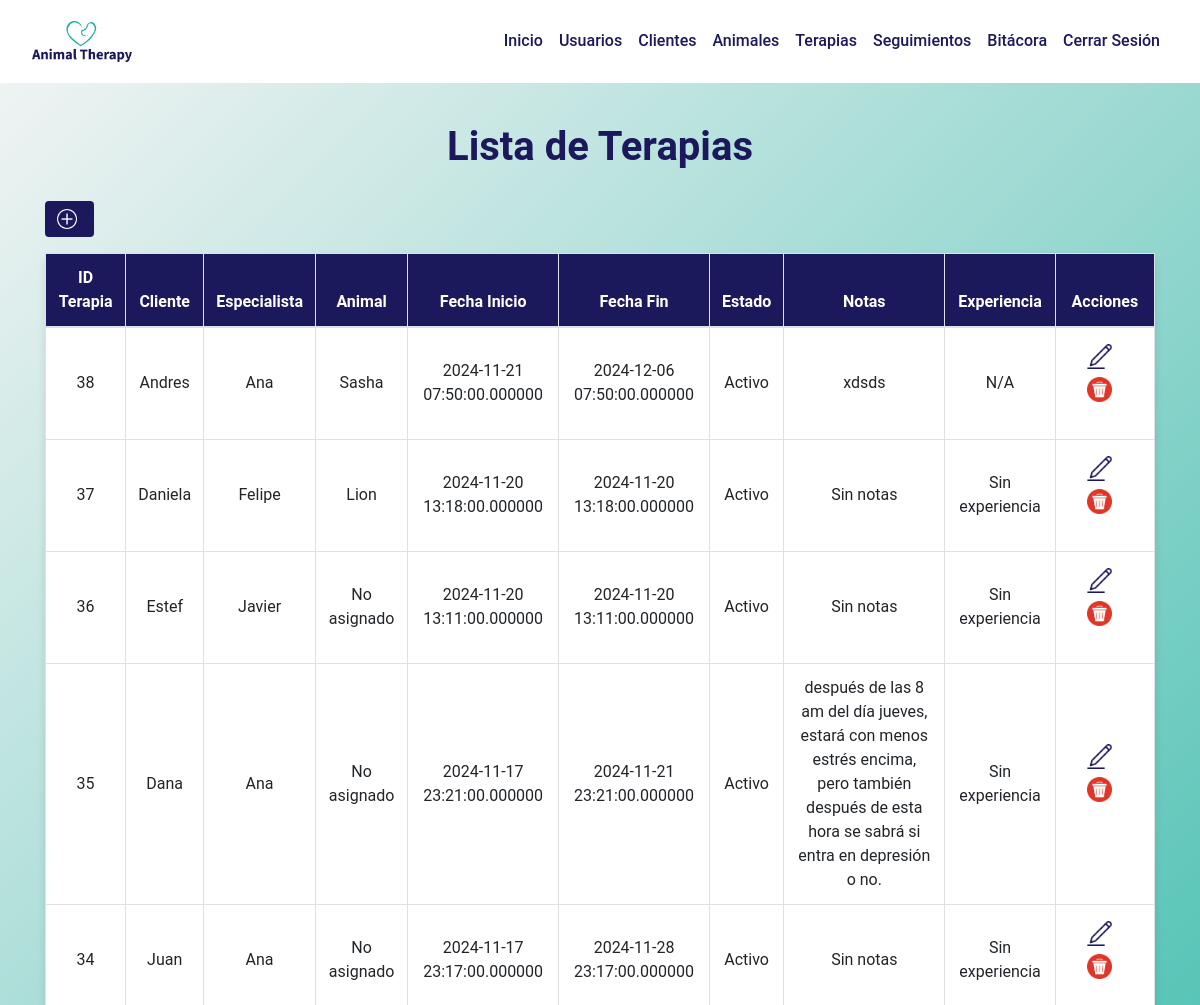
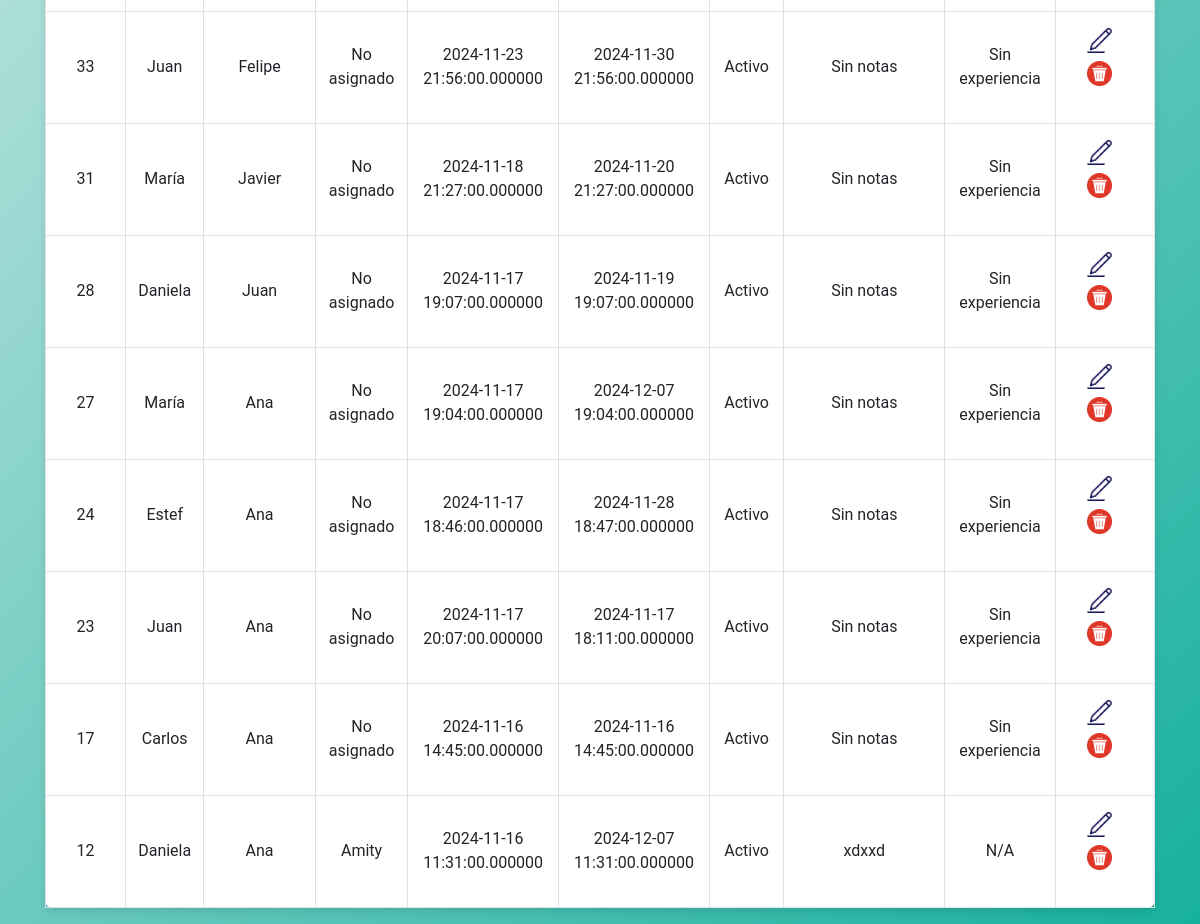
The app's page /panel_admin/secciones/terapia/terapia.php (signed in) with its own data (2 pictures, top to bottom).
### tables this page shows
CREATE TABLE `terapia` (
  `idTerapia` int NOT NULL AUTO_INCREMENT,
  `Cliente_cliente_id` int NOT NULL,
  `Especialista_especialista_id` int NOT NULL,
  `Animal_animal_id` int DEFAULT NULL,
  `fecha_inicio` datetime(6) DEFAULT NULL,
  `fecha_fin` datetime(6) DEFAULT NULL,
  `estado` varchar(255) DEFAULT NULL,
  `notas` varchar(255) DEFAULT 'Sin notas',
  `experiencia` varchar(255) DEFAULT 'Sin experiencia',
  PRIMARY KEY (`idTerapia`),
  KEY `fk_Terapia_Cliente1_idx` (`Cliente_cliente_id`),
  KEY `fk_Terapia_Animal1_idx` (`Animal_animal_id`),
  KEY `fk_Terapia_Especialista1_idx` (`Especialista_especialista_id`),
  CONSTRAINT `fk_Terapia_Animal1` FOREIGN KEY (`Animal_animal_id`) REFERENCES `animal` (`animal_id`) ON DELETE CASCADE ON UPDATE CASCADE,
  CONSTRAINT `fk_Terapia_Cliente1` FOREIGN KEY (`Cliente_cliente_id`) REFERENCES `cliente` (`cliente_id`) ON DELETE CASCADE ON UPDATE CASCADE,
  CONSTRAINT `fk_Terapia_Especialista1` FOREIGN KEY (`Especialista_especialista_id`) REFERENCES `especialista` (`especialista_id`) ON DELETE CASCADE ON UPDATE CASCADE
);

### panel_admin/secciones/terapia/terapia.php (the view, shortened to what this page needs)
<?php
include('../../conexion.php');
$query_terapias = "
    SELECT t.idTerapia, t.fecha_inicio, t.fecha_fin, t.estado, t.notas, t.experiencia,
           COALESCE(c.nombre, 'No asignado') AS nombre_cliente,
           COALESCE(e.nombre, 'No asignado') AS nombre_especialista,
           COALESCE(a.nombre, 'No asignado') AS nombre_animal
    FROM terapia t
    LEFT JOIN cliente cl ON t.Cliente_cliente_id = cl.cliente_id
    LEFT JOIN user c ON cl.User_usuario_id = c.usuario_id
    LEFT JOIN especialista es ON t.Especialista_especialista_id = es.especialista_id
    LEFT JOIN user e ON es.User_usuario_id = e.usuario_id
    LEFT JOIN animal a ON t.Animal_animal_id = a.animal_id
    ORDER BY t.idTerapia DESC
";
$result_terapias = mysqli_query($con, $query_terapias);
?>
<!DOCTYPE html>
<html lang="es">
<head>
    <link rel="stylesheet" href="https://maxcdn.bootstrapcdn.com/bootstrap/4.5.2/css/bootstrap.min.css">
</head>
<body>
    <nav class="navbar navbar-expand-lg navbar-light">
        <a class="navbar-brand" href="../../index1.php">
            <img src="logoat.jpg" alt="Logo">
        </a>
        <div class="collapse navbar-collapse" id="navbarNav">
            <ul class="navbar-nav ml-auto">
                <li class="nav-item"><a class="nav-link" href="../../index1.php">Inicio</a></li>
                <li class="nav-item"><a class="nav-link" href="../../secciones/user/user.php">Usuarios</a></li>
                <li class="nav-item"><a class="nav-link" href="../../secciones/cliente/cliente.php">Clientes</a></li>
                <li class="nav-item"><a class="nav-link" href="../../secciones/animal/animal.php">Animales</a></li>
                <li class="nav-item"><a class="nav-link" href="../../secciones/terapia/terapia.php">Terapias</a></li>
                <li class="nav-item"><a class="nav-link" href="../../secciones/seguimiento/seguimiento.php">Seguimientos</a></li>
                <li class="nav-item"><a class="nav-link" href="../../secciones/bitacora/bitacora.php">Bitácora</a></li>
                <li class="nav-item"><a class="nav-link" href="../../logout.php">Cerrar Sesión</a></li>
            </ul>
        </div>
    </nav>
    <div class="container">
        <h1>Lista de Terapias</h1>
        <a href="createTerapia.php" class="btn btn-primary mb-3">
            <img src="agregaruser.png" alt="" style="width: 20px; margin-right: 5px;">
        </a>
        <table class="table table-bordered">
            <thead>
                <tr>
                    <th>ID Terapia</th>
                    <th>Cliente</th>
                    <th>Especialista</th>
                    <th>Animal</th>
                    <th>Fecha Inicio</th>
                    <th>Fecha Fin</th>
                    <th>Estado</th>
                    <th>Notas</th>
                    <th>Experiencia</th>
                    <th>Acciones</th>
                </tr>
            </thead>
            <tbody>
                <?php while ($row = mysqli_fetch_assoc($result_terapias)): ?>
                    <tr>
                        <td><?php echo $row['idTerapia']; ?></td>
                        <td><?php echo $row['nombre_cliente']; ?></td>
                        <td><?php echo $row['nombre_especialista']; ?></td>
                        <td><?php echo $row['nombre_animal']; ?></td>
                        <td><?php echo $row['fecha_inicio']; ?></td>
                        <td><?php echo $row['fecha_fin']; ?></td>
                        <td><?php echo ucfirst($row['estado']); ?></td>
                        <td><?php echo $row['notas'] ?: 'N/A'; ?></td>
                        <td><?php echo $row['experiencia'] ?: 'N/A'; ?></td>
                        <td>
                            <a href="updateTerapia.php?id=<?php echo $row['idTerapia']; ?>" class="btn btn-warning btn-sm">
                                <img src="editar.png" alt="" class="icono-btn">
                            </a>
                            <form method="post" style="display:inline;">
                                <button type="submit" class="btn btn-danger btn-sm" onclick="return confirm('¿Estás seguro de que deseas eliminar esta terapia?');">
                                    <img src="borrar.png" alt="" class="icono-btn"> Eliminar
                                </button>
                            </form>
                        </td>
                    </tr>
                <?php endwhile; ?>
            </tbody>
        </table>
    </div>
</body>
</html>

### panel_admin/secciones/terapia/terapia.php (style rules this page uses)
body { background: linear-gradient(135deg, whitesmoke, #17b09e); font-family: 'Roboto', sans-serif; color: #333; }
.navbar { background-color: white; padding: 1rem 2rem; }
.navbar-brand img { width: 100px; }
.navbar-nav .nav-link { color: #1b185c !important; font-weight: 500; padding: 0.5rem 1.5rem; transition: color 0.3s, background-color 0.3s; border-radius: 8px; }
.container { margin-top: 40px; }
h1 { font-size: 2.5rem; font-weight: bold; color: #1b185c; text-align: center; margin-bottom: 30px; }
.table { background-color: white; border-radius: 8px; box-shadow: 0 4px 8px rgba(0, 0, 0, 0.1); }
.table th { background-color: #1b185c; color: white; font-weight: bold; }
.table td, .table th { text-align: center; vertical-align: middle; }
.btn-primary { background-color: #1b185c; border: none; transition: background-color 0.3s, transform 0.3s; }
.icono-btn { width: 25px; height: 25px; margin-right: 10px; vertical-align: middle; }
.btn-warning { background-color: white; color: #333; font-weight: bold; border: none; transition: background-color 0.3s; }
.btn-danger { background-color: white; color: white; font-weight: bold; border: none; transition: background-color 0.3s; }

### records on screen
terapia: idTerapia "38", nombre_cliente "Andres", nombre_especialista "Ana", nombre_animal "Sasha", fecha_inicio "2024-11-21 07:50:00.000000", fecha_fin "2024-12-06 07:50:00.000000", estado "Activo", notas "xdsds", experiencia "N/A"
terapia: idTerapia "37", nombre_cliente "Daniela", nombre_especialista "Felipe", nombre_animal "Lion", fecha_inicio "2024-11-20 13:18:00.000000", fecha_fin "2024-11-20 13:18:00.000000", estado "Activo", notas "Sin notas", experiencia "Sin experiencia"
terapia: idTerapia "36", nombre_cliente "Estef", nombre_especialista "Javier", nombre_animal "No asignado", fecha_inicio "2024-11-20 13:11:00.000000", fecha_fin "2024-11-20 13:11:00.000000", estado "Activo", notas "Sin notas", experiencia "Sin experiencia"
terapia: idTerapia "35", nombre_cliente "Dana", nombre_especialista "Ana", nombre_animal "No asignado", fecha_inicio "2024-11-17 23:21:00.000000", fecha_fin "2024-11-21 23:21:00.000000", estado "Activo", notas "después de las 8 am del día jueves, estará con menos estrés encima, pero también después de esta hora se sabrá si entra en depresión o no.", experiencia "Sin experiencia"
terapia: idTerapia "34", nombre_cliente "Juan", nombre_especialista "Ana", nombre_animal "No asignado", fecha_inicio "2024-11-17 23:17:00.000000", fecha_fin "2024-11-28 23:17:00.000000", estado "Activo", notas "Sin notas", experiencia "Sin experiencia"
terapia: idTerapia "33", nombre_cliente "Juan", nombre_especialista "Felipe", nombre_animal "No asignado", fecha_inicio "2024-11-23 21:56:00.000000", fecha_fin "2024-11-30 21:56:00.000000", estado "Activo", notas "Sin notas", experiencia "Sin experiencia"
terapia: idTerapia "31", nombre_cliente "María", nombre_especialista "Javier", nombre_animal "No asignado", fecha_inicio "2024-11-18 21:27:00.000000", fecha_fin "2024-11-20 21:27:00.000000", estado "Activo", notas "Sin notas", experiencia "Sin experiencia"
terapia: idTerapia "28", nombre_cliente "Daniela", nombre_especialista "Juan", nombre_animal "No asignado", fecha_inicio "2024-11-17 19:07:00.000000", fecha_fin "2024-11-19 19:07:00.000000", estado "Activo", notas "Sin notas", experiencia "Sin experiencia"
terapia: idTerapia "27", nombre_cliente "María", nombre_especialista "Ana", nombre_animal "No asignado", fecha_inicio "2024-11-17 19:04:00.000000", fecha_fin "2024-12-07 19:04:00.000000", estado "Activo", notas "Sin notas", experiencia "Sin experiencia"
terapia: idTerapia "24", nombre_cliente "Estef", nombre_especialista "Ana", nombre_animal "No asignado", fecha_inicio "2024-11-17 18:46:00.000000", fecha_fin "2024-11-28 18:47:00.000000", estado "Activo", notas "Sin notas", experiencia "Sin experiencia"
terapia: idTerapia "23", nombre_cliente "Juan", nombre_especialista "Ana", nombre_animal "No asignado", fecha_inicio "2024-11-17 20:07:00.000000", fecha_fin "2024-11-17 18:11:00.000000", estado "Activo", notas "Sin notas", experiencia "Sin experiencia"
terapia: idTerapia "17", nombre_cliente "Carlos", nombre_especialista "Ana", nombre_animal "No asignado", fecha_inicio "2024-11-16 14:45:00.000000", fecha_fin "2024-11-16 14:45:00.000000", estado "Activo", notas "Sin notas", experiencia "Sin experiencia"
terapia: idTerapia "12", nombre_cliente "Daniela", nombre_especialista "Ana", nombre_animal "Amity", fecha_inicio "2024-11-16 11:31:00.000000", fecha_fin "2024-12-07 11:31:00.000000", estado "Activo", notas "xdxxd", experiencia "N/A"
